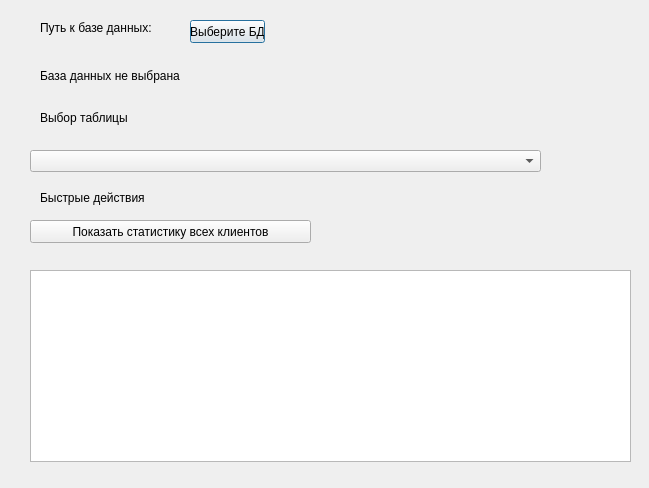
<?xml version="1.0" encoding="UTF-8"?>
<ui version="4.0">
 <class>Dialog</class>
 <widget class="QDialog" name="Dialog">
  <property name="geometry">
   <rect>
    <x>0</x>
    <y>0</y>
    <width>649</width>
    <height>488</height>
   </rect>
  </property>
  <property name="windowTitle">
   <string>messenger_admin</string>
  </property>
  <widget class="QLabel" name="label_3">
   <property name="geometry">
    <rect>
     <x>40</x>
     <y>20</y>
     <width>121</width>
     <height>16</height>
    </rect>
   </property>
   <property name="text">
    <string>Путь к базе данных:</string>
   </property>
  </widget>
  <widget class="QPushButton" name="pushButton">
   <property name="geometry">
    <rect>
     <x>190</x>
     <y>20</y>
     <width>75</width>
     <height>23</height>
    </rect>
   </property>
   <property name="text">
    <string>Выберите БД</string>
   </property>
  </widget>
  <widget class="QLabel" name="label">
   <property name="geometry">
    <rect>
     <x>40</x>
     <y>60</y>
     <width>541</width>
     <height>31</height>
    </rect>
   </property>
   <property name="text">
    <string>База данных не выбрана</string>
   </property>
  </widget>
  <widget class="QTableView" name="tableView">
   <property name="geometry">
    <rect>
     <x>30</x>
     <y>270</y>
     <width>601</width>
     <height>192</height>
    </rect>
   </property>
  </widget>
  <widget class="QPushButton" name="pushButton_2">
   <property name="geometry">
    <rect>
     <x>30</x>
     <y>220</y>
     <width>281</width>
     <height>23</height>
    </rect>
   </property>
   <property name="text">
    <string>Показать статистику всех клиентов</string>
   </property>
  </widget>
  <widget class="QLabel" name="label_2">
   <property name="geometry">
    <rect>
     <x>40</x>
     <y>110</y>
     <width>191</width>
     <height>16</height>
    </rect>
   </property>
   <property name="text">
    <string>Выбор таблицы</string>
   </property>
  </widget>
  <widget class="QComboBox" name="comboBox">
   <property name="geometry">
    <rect>
     <x>30</x>
     <y>150</y>
     <width>511</width>
     <height>22</height>
    </rect>
   </property>
  </widget>
  <widget class="QLabel" name="label_4">
   <property name="geometry">
    <rect>
     <x>40</x>
     <y>190</y>
     <width>451</width>
     <height>16</height>
    </rect>
   </property>
   <property name="text">
    <string>Быстрые действия</string>
   </property>
  </widget>
 </widget>
 <resources/>
 <connections/>
</ui>
